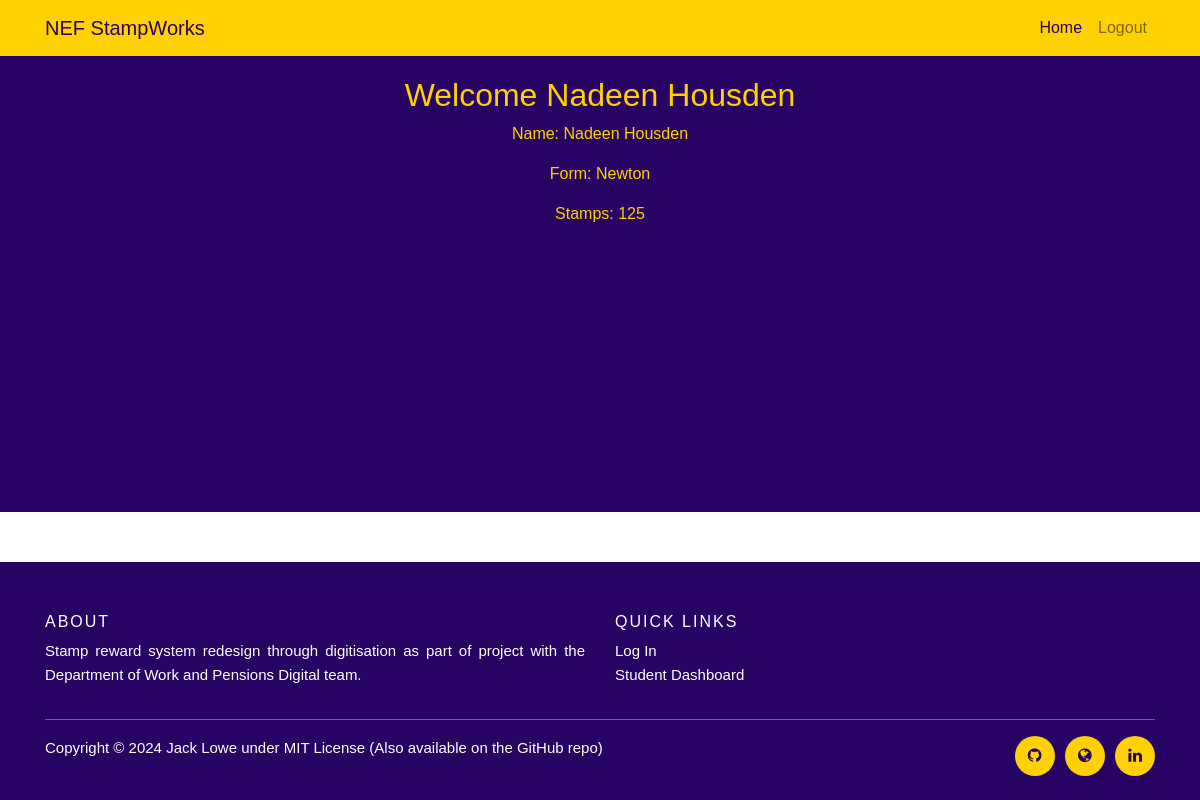
Page /student/dashboard (signed in) on the committed database.
### tables this page shows
CREATE TABLE students (
	name VARCHAR(50),
	form VARCHAR(7),
	stamps INT,
	emailpre VARCHAR(50),
	mainclass VARCHAR(6),
	password VARCHAR(50)
);

### app.py (the view)
@app.route('/student/dashboard')
def student_dashboard():
    if 'email' not in session or 'is_staff' not in session or session['is_staff']:
        return redirect(url_for('login'))
    email = session['email']
    student_info = get_student_info(email)
    return render_template('student_dashboard.html', student_info=student_info)

### databaseComms.py (called while the page is built)
def dbSelect():
    return "NEF.db"

def get_student_info(emailpre):
    conn = sqlite3.connect(dbSelect())
    c = conn.cursor()
    c.execute("SELECT name, form, stamps, emailpre, mainclass FROM students WHERE emailpre=?", (emailpre,))
    student_info = c.fetchone()
    conn.close()
    return student_info

### templates/student_dashboard.html (shortened to what this page needs)
<!DOCTYPE html>
<html lang="en">
<head>
    <link rel="stylesheet" href="https://maxcdn.bootstrapcdn.com/bootstrap/4.5.2/css/bootstrap.min.css">
    <link rel="stylesheet" href="{{ url_for('static', filename='css/styles.css') }}">
    <link rel="stylesheet" href="https://cdnjs.cloudflare.com/ajax/libs/font-awesome/4.7.0/css/font-awesome.min.css">
</head>
<body>
    <nav class="navbar sticky-top navbar-expand-lg navbar-light bg-light">
        <div class="container">
            <a class="navbar-brand" href="/">NEF StampWorks</a>
            <div class="collapse navbar-collapse" id="navbarSupportedContent">
                <ul class="navbar-nav ml-auto">
                    <li class="nav-item">
                        <a class="nav-link" href="/">Home</a>
                    </li>
                    <li>
                      <a class="nav-link" href="/logout">Logout</a>
                    </li>
                </ul>
            </div>
        </div>
    </nav>
    <div class="content">
    <h2>Welcome {{ student_info[0] }}</h2>
    <p>Name: {{ student_info[0] }}</p>
    <p>Form: {{ student_info[1] }}</p>
    <p>Stamps: {{ student_info[2] }}</p>
    </div>
    <footer class="site-footer">
        <div class="container">
          <div class="row">
            <div class="col-sm-12 col-md-6">
              <h6>About</h6>
              <p class="text-justify">Stamp reward system redesign through digitisation as part of project with the Department of Work and Pensions Digital team.</p>
            </div>
            <div class="col-xs-6 col-md-3">
              <h6>Quick Links</h6>
              <ul class="footer-links">
                <li><a href="/login">Log In</a></li>
                <li><a href="/student/dashboard">Student Dashboard</a></li>
              </ul>
            </div>
          </div>
          <hr>
        </div>
        <div class="container">
          <div class="row">
            <div class="col-md-8 col-sm-6 col-xs-12">
              <p class="copyright-text">Copyright &copy; 2024 <a href="https://github.com/Jack-Lowe-7/">Jack Lowe</a> under <a href="/license">MIT License</a> (Also available on the <a href="https://github.com/Jack-Lowe-7/DWP-Project">GitHub repo</a>)
              </p>
            </div>
            <div class="col-md-4 col-sm-6 col-xs-12">
              <ul class="social-icons">
                <li><a class="github" href="https://github.com/Jack-Lowe-7/"><i class="fa fa-github"></i></a></li>
                <li><a class="site" href="https://www.jacklowe.dev"><i class="	fa fa-globe"></i></a></li>
                <li><a class="linkedin" href="https://linkedin.com/in/jacklowe7/"><i class="fa fa-linkedin"></i></a></li>
              </ul>
            </div>
          </div>
        </div>
  </footer>
</body>
</html>

### static/css/styles.css (style rules this page uses)
html, body { height: 100%; }
body { font-family: 'NeueRegrade-Regular', Arial, sans-serif; display: flex; flex-direction: column; }
.content { flex: 1 0 auto; background-color: #270363; justify-content: center; text-align: center; color: #ffd100; padding-top: 20px; }
.site-footer { background-color:#270363; padding:45px 0 20px; font-size:15px; line-height:24px; color:#ffffff; margin-top: 50px; flex-shrink: 0; }
.site-footer hr { border-top-color:#bbb; opacity:0.5 }
.site-footer h6 { color:#fff; font-size:16px; text-transform:uppercase; margin-top:5px; letter-spacing:2px }
.site-footer a { color:#ffffff; }
.footer-links { padding-left:0; list-style:none }
.footer-links li { display:block }
.footer-links a { color:#ffffff }
.site-footer .social-icons { text-align:right }
.site-footer .social-icons a { width:40px; height:40px; line-height:40px; margin-left:6px; margin-right:0; border-radius:100%; background-color:#ffd100 }
.copyright-text { margin:0 }
.social-icons { padding-left:0; margin-bottom:0; list-style:none }
.social-icons li { display:inline-block; margin-bottom:4px }
.social-icons a { background-color:#eceeef; color:#270363; font-size:16px; display:inline-block; line-height:44px; width:44px; height:44px; text-align:center; margin-right:8px; border-radius:100%; -webkit-transition:all .2s linear; -o-transition:all .2s linear; transition:all .2s linear }
.navbar { background-color: #ffd100 !important; }
.nav-item a { color: #270363 !important; }
.navbar-brand { color: #270363 !important; }

### rows in the picture
students: name "Nadeen Housden", form "Newton", stamps "125"
